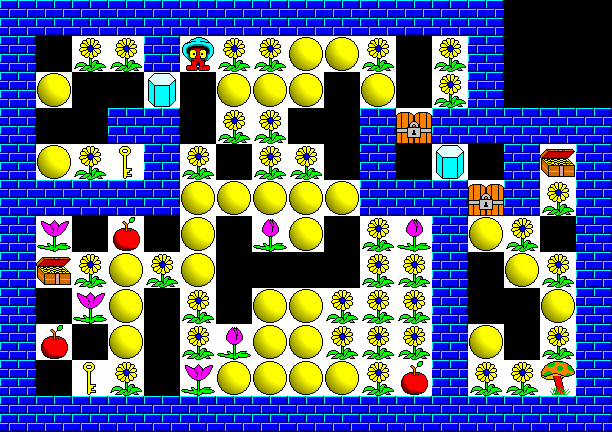

This game map was drawn from its Tiled (.tmx) file and the tilesets committed beside it. A one-line description and the full map source follow:
An orthogonal 17x12 tile map with 36x36 px tiles, 1 tile layer (Capa de patrones 1).

<map version="1.10" tiledversion="1.10.2" orientation="orthogonal" renderorder="right-down" width="17" height="12" tilewidth="36" tileheight="36" infinite="0" nextlayerid="2" nextobjectid="1">
 <tileset firstgid="1" source="spritesheet.tsx" />
 <layer id="1" name="Capa de patrones 1" width="17" height="12">
  <data encoding="csv">
121,121,121,121,121,121,121,121,121,121,121,121,121,121,0,0,0,
121,0,83,83,121,6,83,83,18,18,83,0,83,121,0,0,0,
121,18,0,0,67,0,18,18,18,0,18,0,83,121,0,0,0,
121,0,0,121,121,0,83,83,0,0,121,44,121,121,121,121,121,
121,18,83,96,121,83,0,83,83,0,121,0,67,0,121,134,121,
121,121,121,121,121,18,18,18,18,18,121,121,121,44,121,83,121,
121,42,0,5,0,18,0,3,18,0,83,3,121,18,83,0,121,
121,134,83,18,83,18,0,0,0,0,83,83,121,0,18,83,121,
121,0,42,18,0,83,0,18,18,83,83,83,121,0,0,18,121,
121,5,0,18,0,83,3,18,18,83,83,83,121,18,0,83,121,
121,0,96,83,0,42,18,18,18,18,83,5,121,83,83,122,121,
121,121,121,121,121,121,121,121,121,121,121,121,121,121,121,121,121
</data>
 </layer>
</map>